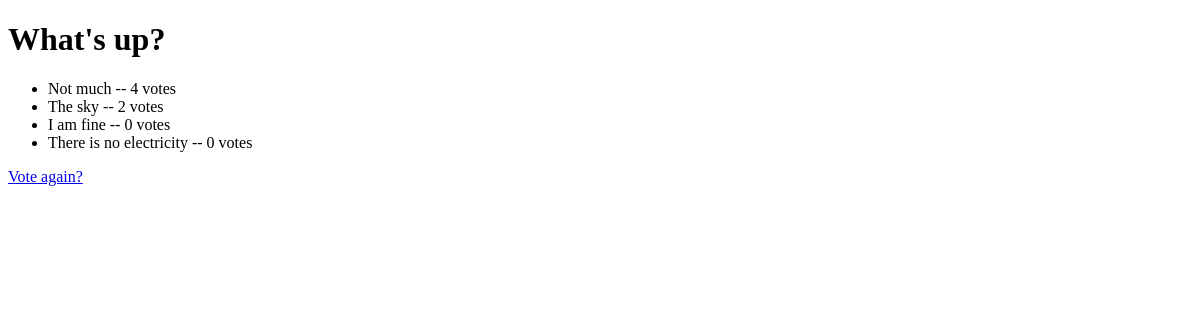
/polls/1/results/, run on an earlier commit of the app's database.
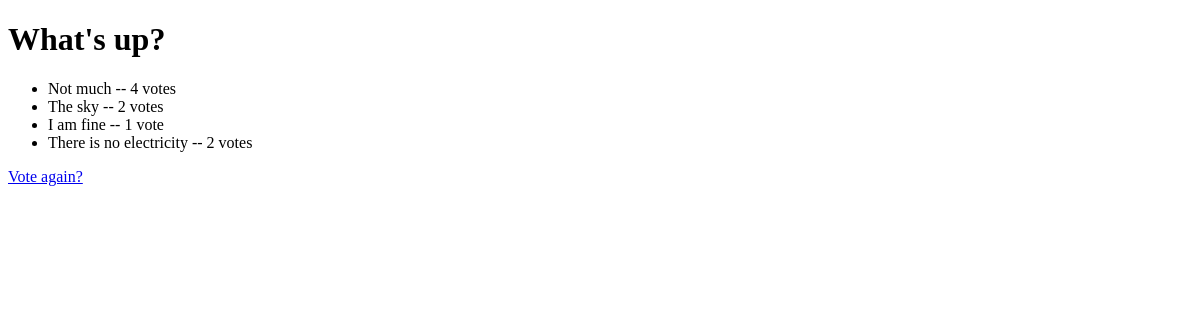
And on a later commit of the database.
### polls/models.py (models this page shows, shortened)
class Choice(models.Model):
    question = models.ForeignKey(Question, on_delete=models.CASCADE)
    choice_text = models.CharField(max_length=200)
    votes = models.IntegerField(default=0)

### polls/views.py (the view)
# urls.py: path("<int:pk>/results/", views.ResultsView.as_view(), name="results"),
class ResultsView(generic.DetailView):
    model = Question
    template_name='polls/results.html'

### polls/templates/polls/results.html (shortened to what this page needs)
<!DOCTYPE html>
<html lang="en">
<head>
</head>
<body>
    <h1>{{ question.question_text }}</h1>
<ul>
{% for choice in question.choice_set.all %}
    <li>{{ choice.choice_text }} -- {{ choice.votes }} vote{{ choice.votes|pluralize }}</li>
{% endfor %}
</ul>
<a href="{% url 'polls:detail' question.id %}">Vote again?</a>
</body>
</html>

What changed in the data, as far as the page shows it:
changed Choice "I am fine": votes "0" → "1"
changed Choice "There is no electricity": votes "0" → "2"
